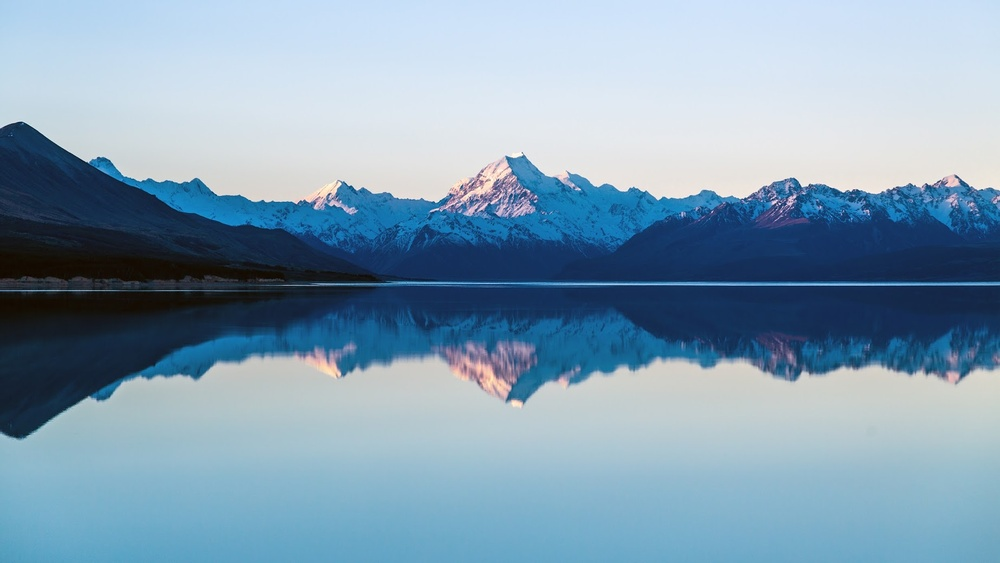
#> input picture image/a.jpg, 1000 x 563 px, shrunk from 1845 x 1038 before the run
$ python biendoi_tieu_ban.py
#> lines starting #> are read from the running program, lines starting #| are printed output that depends on the picture
import cv2

img = cv2.imread("./image/a.jpg",1)
#> img is the input picture: shape (563, 1000, 3); mean B, G, R 179.1, 158.3, 130.4
b,g,r = cv2.split(img)
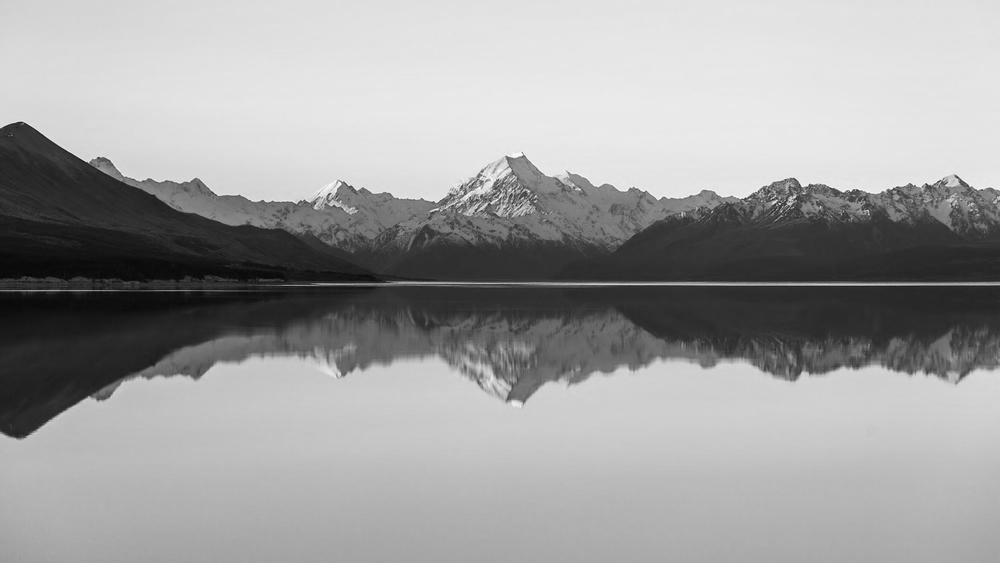
#> g: shape (563, 1000); min 3, max 255, mean 158.3
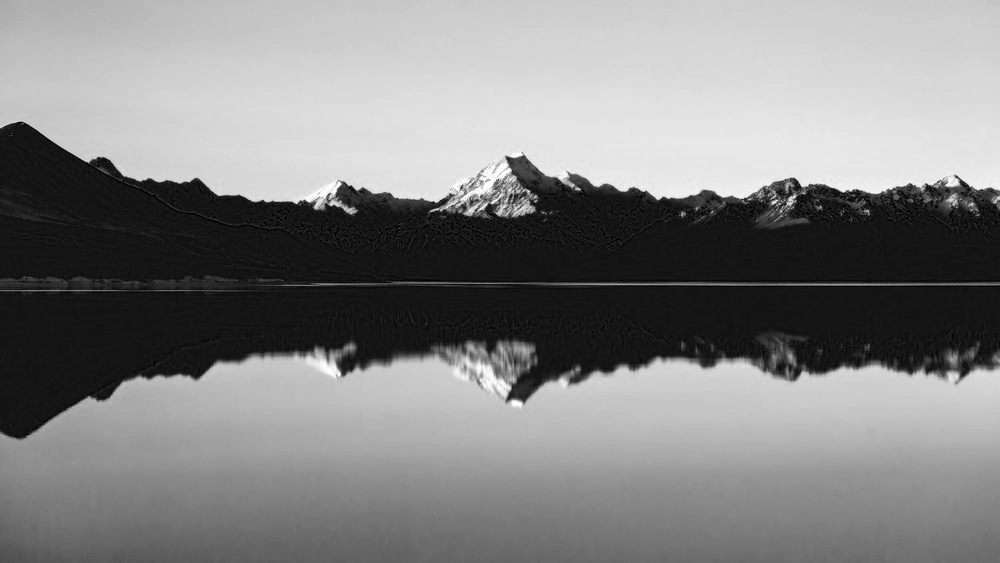
#> r: shape (563, 1000); min 0, max 255, mean 130.4
# cv2.imshow("img",img)
L = 25
# img_neg = 255 - img - L
# cv2.imshow("ảnh âm bản",img_neg)

b_neg = 255 - b - L
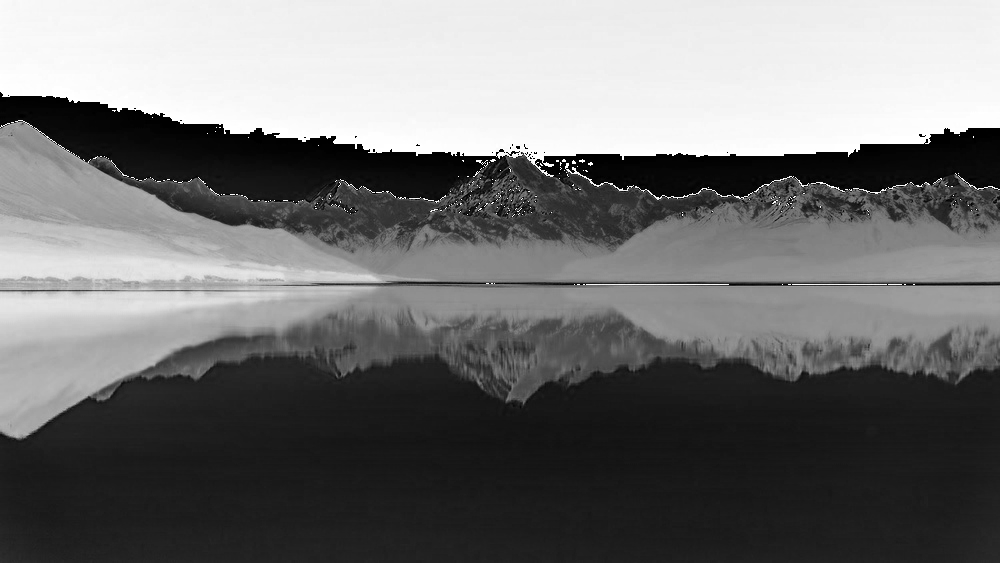
#> b_neg: shape (563, 1000); min 0, max 255, mean 115
g_neg = 255 - g - L
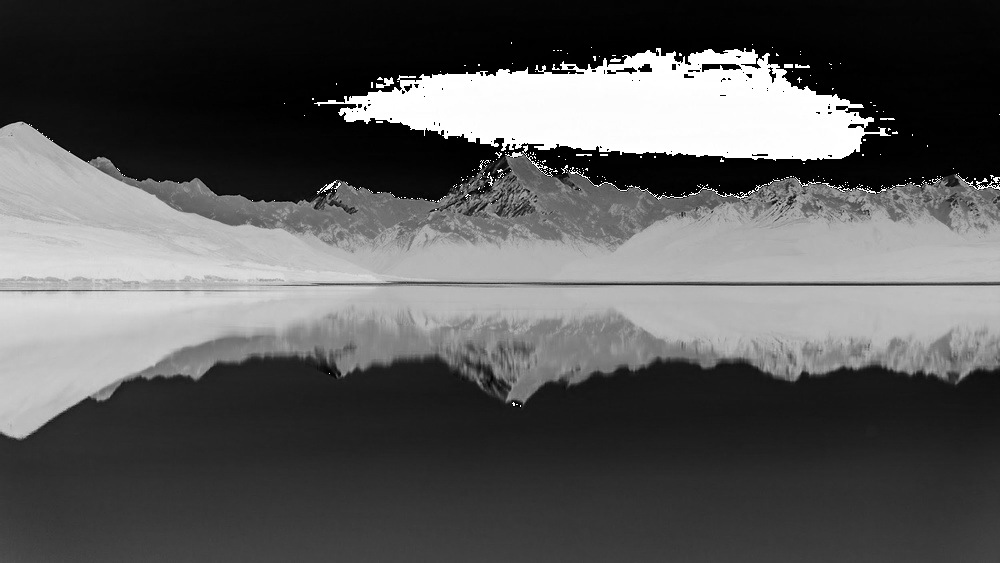
#> g_neg: shape (563, 1000); min 0, max 255, mean 89.7
r_neg = 255 - r - L
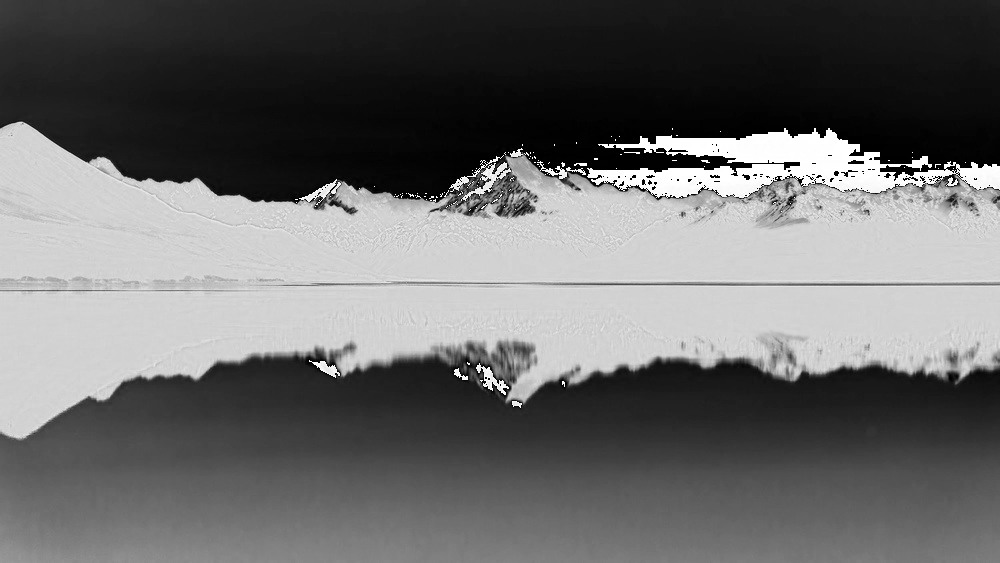
#> r_neg: shape (563, 1000); min 0, max 255, mean 106.5

img_neg_merge_1 = cv2.merge([b_neg,g_neg,r_neg])
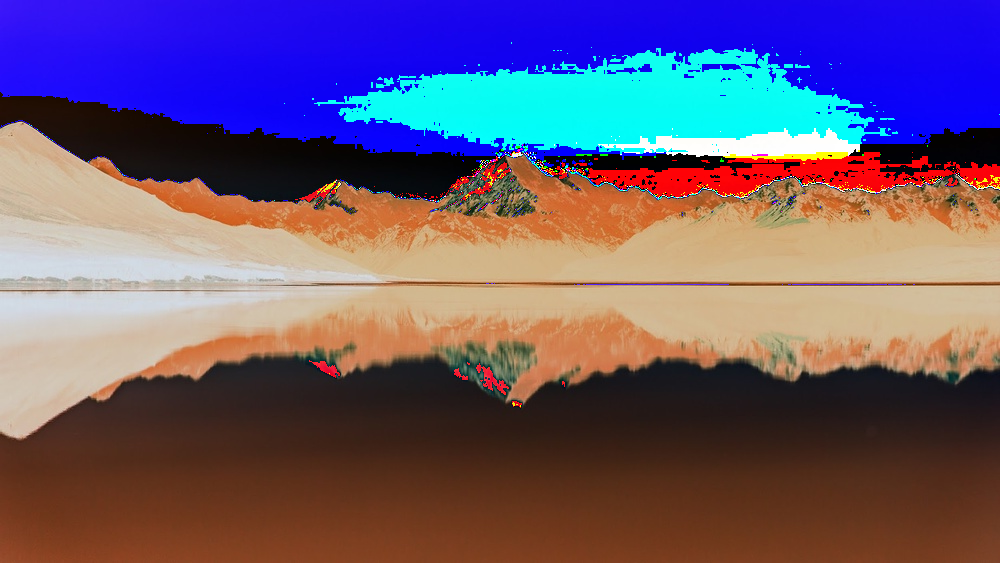
#> img_neg_merge_1: shape (563, 1000, 3); mean B, G, R 115, 89.7, 106.5
img_neg_merge_2 = cv2.merge([g_neg,b_neg,r_neg])
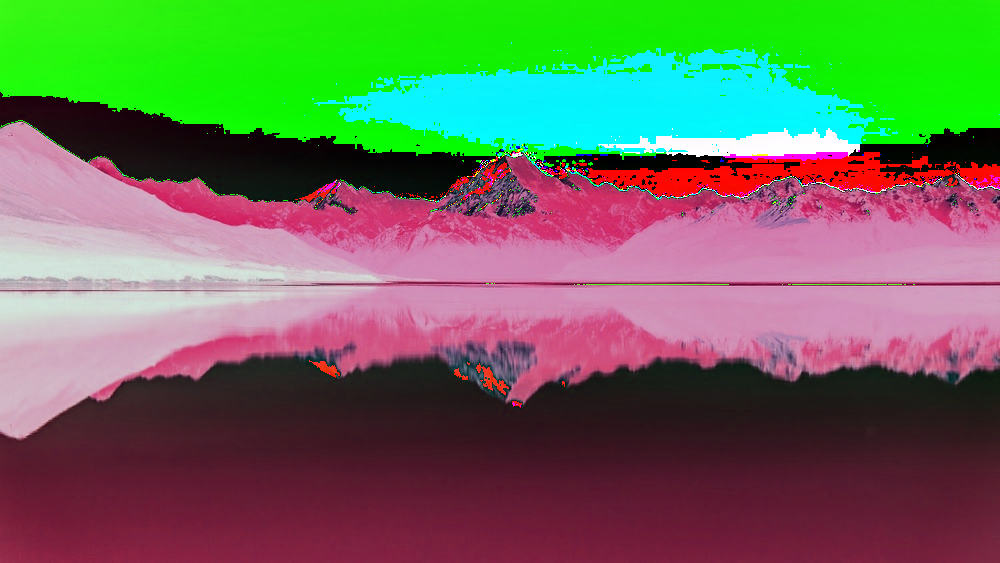
#> img_neg_merge_2: shape (563, 1000, 3); mean of channels 0, 1, 2 89.7, 115, 106.5; drawn as B, G, R
img_neg_merge_3 = cv2.merge([r_neg,g_neg,b_neg])

cv2.imshow("img1",img_neg_merge_1)
cv2.imshow("img2",img_neg_merge_2)
cv2.imshow("img3",img_neg_merge_3)


cv2.waitKey(0)
cv2.destroyAllWindows()
